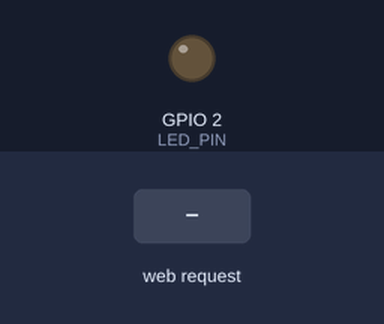
The sketch below on a simulated ESP8266 (NodeMCU). Shown: output pins drawn as LEDs (lit = HIGH). The test bench sets the inputs (shaded band). WiFi joins after 1.5 s; servers stay silent unless stated; what the sketch prints to the serial monitor is not drawn.

Above: at 2.7 s.
2.8 s: HTTP request GET /LED=ON received
At 4.0 s:
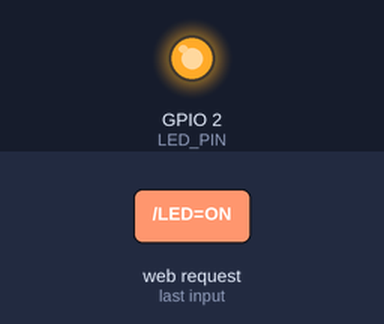
4.3 s: HTTP request GET /LED=OFF received
At 5.3 s:
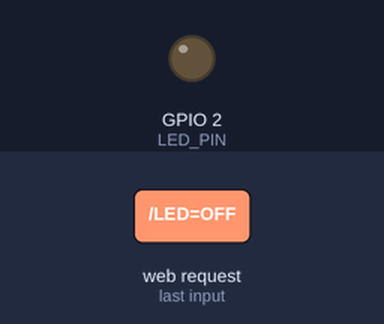
Timing chart, 0 to 7.3 s (numbered marks = the images above; inputs shaded):
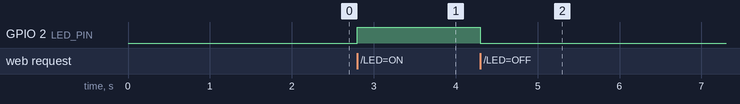

Measured:
- after the input at 2.8 s, GPIO 2 (LED_PIN): LOW → HIGH at once
- after the input at 4.3 s, GPIO 2 (LED_PIN): HIGH → LOW at once

The sketch:

ledOnOff.ino
```cpp
#include <ESP8266WiFi.h>
#include <ESP8266WebServer.h>

// Configuración del LED (puedes cambiar el pin si es necesario)
const int LED_PIN = 2;  // GPIO 2 (D4 en NodeMCU)

// Credenciales de la red WiFi
const char* ssid = "xxxxxx";  // Reemplaza con el nombre de tu red WiFi
const char* password = "xxxxx";  // Reemplaza con la contraseña de tu red WiFi

ESP8266WebServer server(80);  // Inicialización del servidor web en el puerto 80

String ledState = "apagado";  // Variable para almacenar el estado del LED

void setup() {
  // Inicializa el LED
  pinMode(LED_PIN, OUTPUT);
  digitalWrite(LED_PIN, LOW);  // Apaga el LED al iniciar (el LED está apagado en estado LOW)

  // Inicializa el puerto serie para depuración
  Serial.begin(115200);
  delay(10);

  // Conexión a la red WiFi
  Serial.println();
  Serial.println();
  Serial.print("Conectando a ");
  Serial.println(ssid);

  WiFi.begin(ssid, password);

  while (WiFi.status() != WL_CONNECTED) {
    delay(500);
    Serial.print(".");
  }

  Serial.println("");
  Serial.println("WiFi conectado");
  Serial.println("Dirección IP: ");
  Serial.println(WiFi.localIP());

  // Configura las rutas del servidor web
  server.on("/", handleRoot);  // Ruta para la página principal
  server.on("/LED=ON", handleLEDOn);  // Ruta para encender el LED
  server.on("/LED=OFF", handleLEDOff);  // Ruta para apagar el LED

  server.begin();  // Inicia el servidor
  Serial.println("Servidor HTTP iniciado");
}

void loop() {
  server.handleClient();  // Atiende las solicitudes de los clientes
}

// Función para manejar la página principal
void handleRoot() {
  String html = "<html>\
                 <head>\
                   <title>Control del LED</title>\
                   <meta name=\"viewport\" content=\"width=device-width, initial-scale=1.0\">\
                   <link rel=\"stylesheet\" href=\"https://maxcdn.bootstrapcdn.com/bootstrap/4.5.2/css/bootstrap.min.css\">\
                 </head>\
                 <body class='text-center'>\
                   <h1>Control del LED</h1>\
                   <button class='btn btn-success' onclick=\"sendRequest('/LED=ON')\">Encender LED</button>\
                   <button class='btn btn-danger' onclick=\"sendRequest('/LED=OFF')\">Apagar LED</button>\
                   <p id='status'>Estado del LED: " + ledState + "</p>\
                   <script>\
                     function sendRequest(url) {\
                       fetch(url)\
                       .then(response => response.text())\
                       .then(data => {\
                         document.getElementById('status').innerHTML = data;\
                       });\
                     }\
                   </script>\
                 </body>\
                 </html>";
  server.send(200, "text/html", html);
}

// Función para encender el LED
void handleLEDOn() {
  digitalWrite(LED_PIN, HIGH);  // Enciende el LED
  ledState = "encendido";
  server.send(200, "text/html", "LED encendido");
  Serial.println("LED Encendido");
}

// Función para apagar el LED
void handleLEDOff() {
  digitalWrite(LED_PIN, LOW);  // Apaga el LED
  ledState = "apagado";
  server.send(200, "text/html", "LED apagado");
  Serial.println("LED Apagado");
}
```
